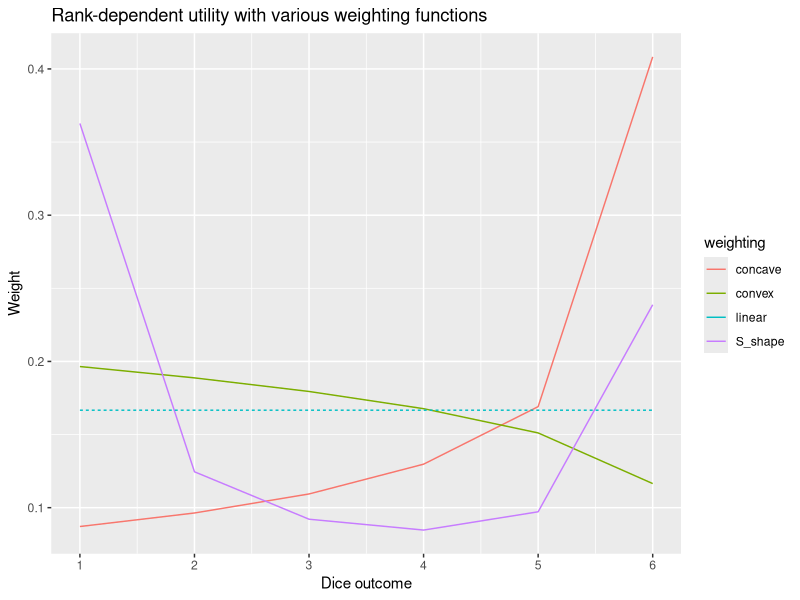
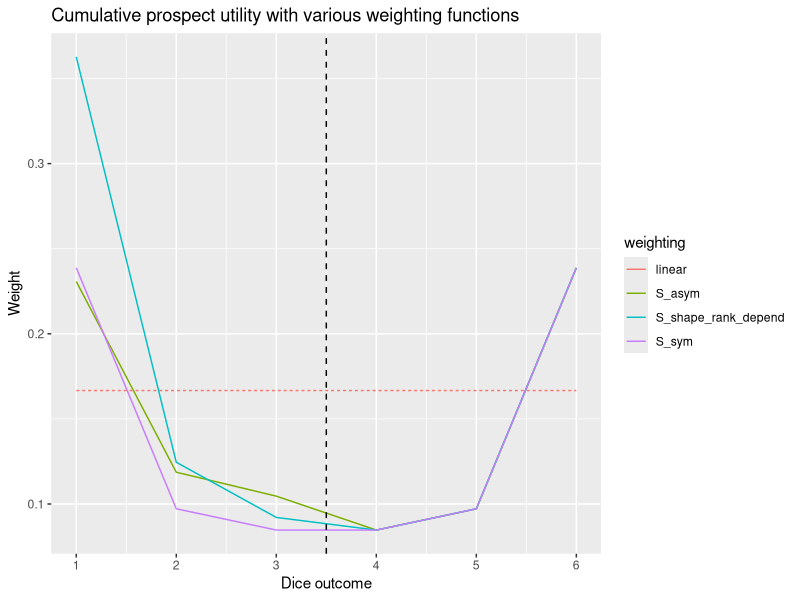
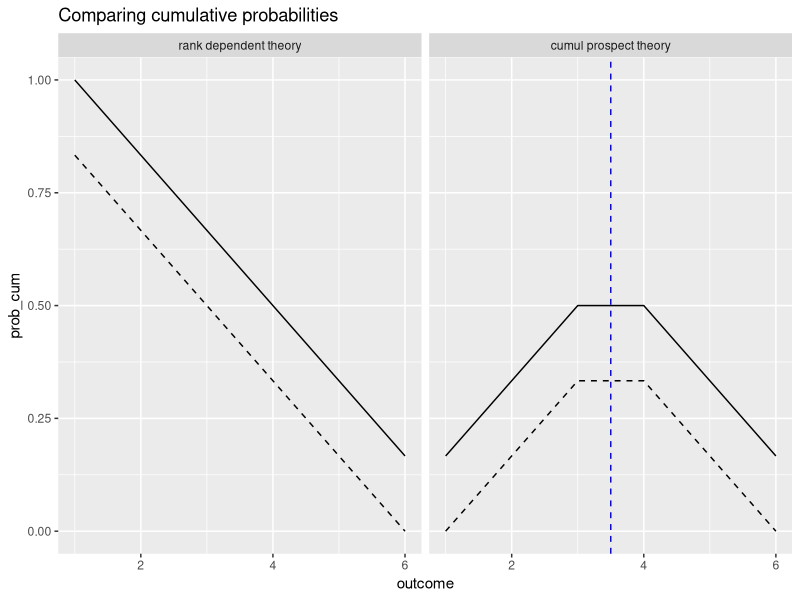

Generate these figures, in order, with R:
## ---- chunk 1
knitr::opts_chunk$set(echo = TRUE)
## ---- chunk 2
library(tidyverse)
## ---- chunk 3
weight_S <- function(p, gam=0.61) p^gam /(p^gam +(1-p)^gam)^(1/gam)
df_rank_depend <- tibble(outcome=1:6,
       prob = 1/6,
       prob_cum = rev(cumsum(prob)),
       prob_cum_lead = dplyr::lead(prob_cum, default=0),
       dec_convex= prob_cum^1.2-prob_cum_lead^1.2,
       dec_concave= prob_cum^0.5-prob_cum_lead^0.5,
       dec_linear= prob_cum-prob_cum_lead,
       dec_S_shape=weight_S(prob_cum)-weight_S(prob_cum_lead))

df_rank_depend%>% 
  pivot_longer(starts_with("dec_"), names_prefix="dec_", names_to="weighting")  %>% 
  mutate(type=weighting=="linear") %>% 
  ggplot(aes(x=outcome, y=value, color=weighting))+
  geom_line(aes(linetype=type))+
  scale_x_continuous(breaks=1:6)+
  xlab("Dice outcome")+ylab("Weight")+
  scale_linetype(guide = 'none')+
  ggtitle("Rank-dependent utility with various weighting functions")

## ---- chunk 4
weight_S_minus <- function(p, gam=0.69) p^gam /(p^gam +(1-p)^gam)^(1/gam)

df_prospect <- tibble(outcome=1:6,
       gain=c(-5, -3, -1, 2, 4, 6),
       prob = 1/6,
       prob_cum = if_else(gain<0, cumsum(prob), rev(cumsum(prob))),
       prob_cum_lead = if_else(gain<0,
                              dplyr::lag(prob_cum, default=0),
                              dplyr::lead(prob_cum, default=0)),
       dec_linear = prob_cum-prob_cum_lead,
       dec_S_sym = weight_S(prob_cum)-weight_S(prob_cum_lead),
       dec_S_asym =  if_else(gain<0,
                             weight_S_minus(prob_cum)-weight_S_minus(prob_cum_lead),
                             weight_S(prob_cum)-weight_S(prob_cum_lead))) %>% 
  mutate(dec_S_shape_rank_depend=df_rank_depend$dec_S_shape) 

df_prospect%>% 
  pivot_longer(starts_with("dec_"), names_prefix="dec_", names_to="weighting")  %>% 
  mutate(type=weighting=="linear") %>% 
  ggplot(aes(x=outcome, y=value, color=weighting))+
  geom_line(aes(linetype=type))+
  scale_x_continuous(breaks=1:6)+
  xlab("Dice outcome")+ylab("Weight")+
   scale_linetype(guide = 'none')+
  geom_vline(xintercept = 3.5, linetype=2)+
  ggtitle("Cumulative prospect utility with various weighting functions")
## ---- chunk 5
df_probs <- df_rank_depend %>% 
  select(outcome, starts_with("prob_cum")) %>% 
  mutate(type="rank dependent theory") %>% 
  rbind(df_prospect %>% 
          select(outcome, starts_with("prob_cum")) %>% 
          mutate(type="cumul prospect theory")) %>% 
  mutate(type=fct_relevel(type, "rank dependent theory"))

df_probs%>% 
  ggplot(aes(x=outcome, y=prob_cum))+
  geom_line()+
  geom_line(aes(y=prob_cum_lead), linetype=2)+
  facet_wrap(~type)+
  ggtitle("Comparing cumulative probabilities")+
  geom_vline(aes(xintercept=pos),
             data =tibble(pos=3.5,
                          type = factor("cumul prospect theory", levels = levels(df_probs$type))),
             linetype=2, col="blue")
## ---- chunk 6
   # add this chunk to end of mycode.rmd
   file.rename(from="prospect_utility_VISU.md", 
               to="README.md")
